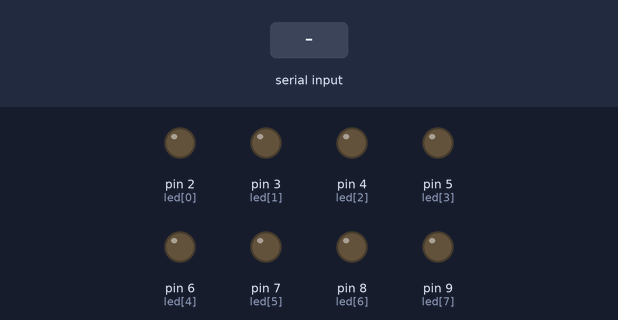
Bench run of a sketch on a simulated Arduino Uno, built with avr-gcc and run on an emulated ATmega328P. Shown: output pins drawn as LEDs (lit = HIGH). Inputs (shaded band) come from the test bench.

Above: at 1.2 s.
1.3 s: "5\n" received over Serial
At 2.7 s:
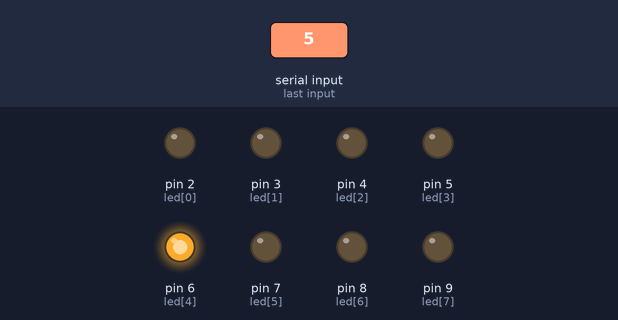
Timing chart, 0 to 4.3 s (numbered marks = the images above; inputs shaded):
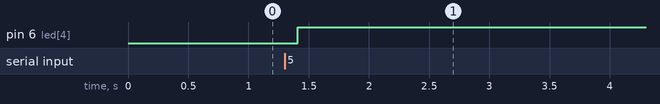

Measured:
- after the input at 1.3 s, pin 6 (led[4]): LOW → HIGH after 0.11 s

The sketch:

P9_ControlEDS_Array.ino
```cpp
int led[] = {2,3,4,5,6,7,8,9};
bool estados[] = {false,false,false,false,false,false,false,false};

void setup() {
  // put your setup code here, to run once:
  pinMode(led[0], OUTPUT);
  pinMode(led[1], OUTPUT);
  pinMode(led[2], OUTPUT);
  pinMode(led[3], OUTPUT);
  pinMode(led[4], OUTPUT);
  pinMode(led[5], OUTPUT);
  pinMode(led[6], OUTPUT);
  pinMode(led[7], OUTPUT);

  Serial.begin(9600);
  Serial.setTimeout(10);
}

void loop() {
  // put your main code here, to run repeatedly:
  if(Serial.available()>0){
    int idx_led = Serial.readString().toInt() -1;
    estados[idx_led] = !estados[idx_led];
    digitalWrite(led[idx_led], estados[idx_led]);
  }
  delay(100);
}
```
